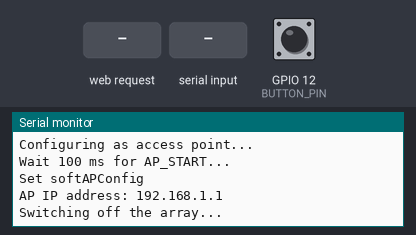
Bench run of a sketch on a simulated ESP32. Shown: the last lines printed to the serial monitor. Inputs (shaded band) come from the test bench; at power-on: GPIO 12 (BUTTON_PIN) HIGH. The modem accepts every AT command (registered, SIM ready, sends succeed) and sends nothing else.

Above: at 1.5 s.
1.6 s: GPIO 12 (BUTTON_PIN) pulled LOW for 0.15 s
At 2.3 s:
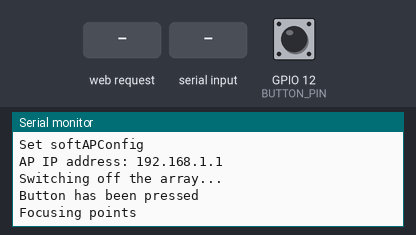
3.2 s: HTTP request GET /on received
At 3.6 s:
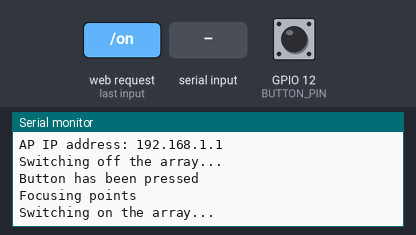
4.7 s: "focus=\n" received over Serial
At 5.9 s:
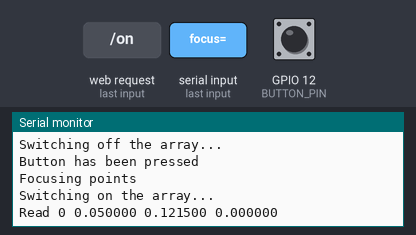
6.2 s: GPIO 12 (BUTTON_PIN) pulled LOW for 1 s
At 7.0 s:
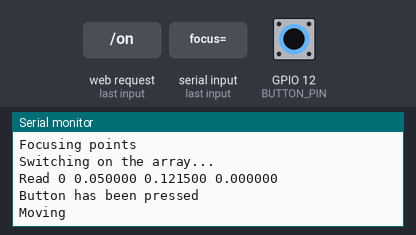
8.7 s: HTTP request GET /top received
At 9.1 s:
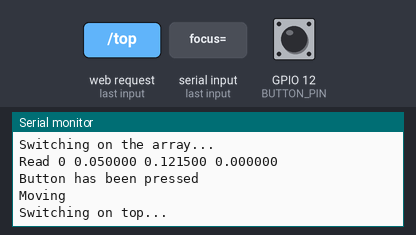
10.2 s: "itersIBP=\n" received over Serial
At 10.6 s:
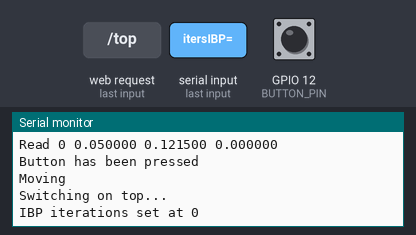

The sketch:

CommandSenderESP32.ino
```cpp
#include "WiFi.h"

#include "EmitterPos.h"
#include "FocusAlg.h"
#include "PointsMov.h"

#define ESPFOCAL_VERSION "0.0"

#define BUTTON_PIN 12


/* Array control functions */
int ibpIterations = 4;
byte buff[N_EMITTERS]; //phases to be emitted
float pointPos[MAX_POINTS * 3];

void switchOnArray(boolean onTop, boolean onBottom);
void switchBuffer();
void sendBuffer();
void sendPhases(String command);

void processCommand(String command);

int parseFloats(String s, int startIndex, float target[], int maxNumbers);

/* Network functions*/

const char* ssid = "FOCAL_ESP";
const char* password = "12345678";
WiFiServer server(80);

void configWifiAsAccessPoint(const char* ssidName) {
  Serial.println("Configuring as access point...");
  WiFi.mode(WIFI_AP);
  WiFi.softAP( ssidName, password );
  Serial.println("Wait 100 ms for AP_START...");
  delay(100);

  Serial.println("Set softAPConfig");
  IPAddress Ip(192, 168, 1, 1);
  IPAddress NMask(255, 255, 255, 0);
  WiFi.softAPConfig(Ip, Ip, NMask);
  IPAddress myIP = WiFi.softAPIP();
  Serial.print("AP IP address: ");
  Serial.println(myIP);
}


/* Setup*/
void setup() {
  Serial.begin(230400); // this serial is for receiving commands and sending debug info to the computer
  Serial2.begin(230400, SERIAL_8N1, 17, 16); //RX2 TX2 This serial communicates with the array
  pinMode(BUTTON_PIN, INPUT_PULLUP);
  Serial.println(ESPFOCAL_VERSION);
  Serial.println( ssid );

  configWifiAsAccessPoint( ssid ); //start as access point with regular ssid
  server.begin();
  delay(200);

  Serial2.write( 151 ); //switch on the FPGA clocks (in case that they were off with the 150 command send at random during start up)
  Serial.println("Switching off the array...");
  switchOnArray(false, false);

  ibp_initEmitters();
}


void focusArrayAtPoints() {
  //this is the IBP method. slow but stronger trapping points. hard to join at closer distances.
  ibp_initPropagators(2, pointPos);
  for (int i = 0; i < ibpIterations; ++i)
    ibp_iterate( 2 );
  ibp_applySolution(2, buff);


  //this is the other method. faster, works at closer distances but not as strong
  //multiFocusAt(2,  pointPos,  buff);

  sendBuffer();
}

int previousButton = HIGH;
int cyclesButtonHigh = 0;
enum ePointsStatus {statusOff, statusFocus, statusMoving};
ePointsStatus currentStatus = statusOff;
void loop() {

  /* button press */
  const int currentButtonState = digitalRead(BUTTON_PIN);
  if (previousButton == HIGH && currentButtonState == LOW && cyclesButtonHigh > 100) { //when the button is pressed. last part is for debouncing
    cyclesButtonHigh = 0;
    /* button has been pressed*/
    Serial.println("Button has been pressed");
    if (currentStatus == statusOff) {
      Serial.println("Focusing points");
      currentStatus = statusFocus;
      points_reset(2, pointPos, POINTS_MOV_SEP, ARRAY_HEIGHT/2 );
      focusArrayAtPoints();
    } else if (currentStatus == statusFocus) {
      Serial.println("Moving");
      currentStatus = statusMoving;
    } else if (currentStatus == statusMoving) {
      Serial.println("Off");
      currentStatus = statusOff;
      switchOnArray(false, false);
    }
  }
  if (currentButtonState == HIGH && cyclesButtonHigh < 0xFF) {
    cyclesButtonHigh += 1;
  } else if (currentButtonState == LOW) {
    cyclesButtonHigh = 0;
  }
  previousButton = currentButtonState;

  if (currentStatus == statusMoving) {
    points_bringCloser(2,   pointPos, POINTS_MOV_ATTRACTION*2);
    points_rotateAroundY(2,   pointPos, POINTS_MOV_ROT*2);
    focusArrayAtPoints();
    //delay(25);
  }

  /*Commands comming from Serial*/
  if ( Serial.available() ) {
    String command = Serial.readStringUntil('\n');
    processCommand( command);
  }
  /* Commands comming from HTTP */
  WiFiClient client = server.available();
  if (client) {
    String request = client.readStringUntil('\r');
    client.println("HTTP/1.1 200 OK\nContent-type:text/html\nConnection: close\n\n");

    const int sep1 = request.indexOf('/');
    if (sep1 != -1) {
      String command = request.substring(sep1 + 1);
      processCommand( command );
    }
    client.stop();
  }

}


void processCommand(String command) {
  if ( command.startsWith("focus=") ) {
    const int n = parseFloats( command, command.indexOf('=') + 1 , pointPos, 3 );

    Serial.printf("Read %d %f %f %f\n", n, pointPos[0], pointPos[1], pointPos[2] );
    if (n == 3) {
      simpleFocusAt(pointPos, buff );
      sendBuffer();
    }
  }else if ( command.startsWith("itersIBP=") ) {
    ibpIterations = command.substring( command.indexOf('=') + 1).toFloat();
    Serial.printf("IBP iterations set at %d\n", ibpIterations);
  }else if ( command.startsWith("focusIBP=") ) {
    const int n = parseFloats( command, command.indexOf('=') + 1 , pointPos, 3 * MAX_POINTS);
    if (n >= 3 && n % 3 == 0) {
      const int nPoints = n / 3;
      //const long timeBefore = millis();
      ibp_initPropagators(nPoints, pointPos);
      // with 8 iteration it takes 46ms, with 4 it takes 39.
      for (int i = 0; i < ibpIterations; ++i)
        ibp_iterate( nPoints );
      ibp_applySolution(nPoints, buff);
      //const int duration = millis() - timeBefore;
      //Serial.printf("Millis of IBP %d", duration);
      sendBuffer();
    }
  } else if ( command.startsWith("focusMulti=") ) {
    const int n = parseFloats( command, command.indexOf('=') + 1 , pointPos, 3 * MAX_POINTS);
    if (n >= 3 && n % 3 == 0) {
      const int nPoints = n / 3;
      //const long timeBefore = millis();
      //it takes less than 1ms
      multiFocusAt(nPoints,  pointPos,  buff);
      //const int duration = millis() - timeBefore;
      //Serial.printf("Millis of Multi %d", duration);
      sendBuffer();
    }
  } else if ( command.startsWith("phases=") ) {
    sendPhases( command );
  } else if ( command.startsWith("off") ) {
    Serial.println("Switching off the array...");
    switchOnArray(false, false);
  } else if ( command.startsWith("on") ) {
    Serial.println("Switching on the array...");
    switchOnArray(true, true);
  } else if ( command.startsWith("top") ) {
    Serial.println("Switching on top...");
    switchOnArray(true, false);
  } else if ( command.startsWith("bottom") ) {
    Serial.println("Switching on bottom...");
    switchOnArray(false, true);
  } else if ( command.startsWith("switch") ) {
    Serial.println("Switching emissions...");
    switchBuffer();
  } else if ( command.startsWith("version") ) {
    Serial.printf("Version is %s\n", ESPFOCAL_VERSION);
  }

}


void sendBuffer() {
  Serial2.write( 254 ); //start sending phases
  Serial2.write( 192 + 0 ); //for board id 0
  Serial2.write( buff, N_EMITTERS / 2);
  Serial2.write( 192 + 1 ); //for board id 1
  Serial2.write( & buff[N_EMITTERS / 2] , N_EMITTERS / 2);
  Serial2.write( 253 ); //commit
  Serial2.flush();
}

void switchOnArray(boolean onTop, boolean onBottom) {
  for (int j = 0; j < N_EMITTERS / 2; j += 1)
    buff[j] = onTop ? 1 : 32; //32 is the value for switching off the transducer

  for (int j = N_EMITTERS / 2; j < N_EMITTERS; j += 1)
    buff[j] = onBottom ? 1 : 32; //32 is the value for switching off the transducer

  sendBuffer();
}

void switchBuffer() {
  Serial2.write( 253 );
}

void sendPhases(String command) {
  int index = 0;
  int number = 0;
  const int n = command.length();
  for (int i = command.indexOf('=') + 1; i < n; ++i) {
    char c = command.charAt(i);
    if ( c >= '0' && c <= '9') {
      number = number * 10 + (c - '0');
    } else {
      buff[index] = number;
      number = 0;
      index += 1;
      if (index == N_EMITTERS)
        break;
    }
  }
  sendBuffer();
}


int parseFloats(String s, int startIndex, float target[], int maxNumbers) {
  int index = 0;
  const int n = s.length();
  float number = 0;
  boolean haveSeenDecPoint = false;
  boolean haveSeenMinus = false;
  float divider = 10;
  for (int i = startIndex; i < n; ++i) {
    char c = s.charAt(i);
    if ( c >= '0' && c <= '9') {
      if (! haveSeenDecPoint) {
        number = number * 10 + (c - '0');
      } else {
        number += divider * (c - '0');
        divider /= 10;
      }
    } else if ( c == '.') {
      haveSeenDecPoint = true;
      divider = 0.1;
    } else if (c == '-') {
      haveSeenMinus = true;
    } else {
      if (haveSeenMinus) {
        number = -number;
      }
      target[index] = number;
      number = 0;
      haveSeenDecPoint = false;
      haveSeenMinus = false;
      divider = 0.1;
      index += 1;
      if (index == maxNumbers)
        break;
    }
  }
  return index;
}
```

EmitterPos.h
```cpp
/*
 * EmitterPos.h
 *
 *  Created on: 24 may. 2021
 *      Author: asier.marzo
 */

#ifdef __cplusplus
extern "C" {
#endif

#ifndef EMITTERPOS_H_
#define EMITTERPOS_H_

#define N_EMITTERS 512
#define ARRAY_HEIGHT 0.243

extern float EMITTER_POS[N_EMITTERS*3];

#endif /* EMITTERPOS_H_ */

#ifdef __cplusplus
}
#endif
```

FocusAlg.c
```cpp
/*
 * FocusAlg.c
 *
 *  Created on: 24 may. 2021
 *      Author: asier.marzo
 *      Static stuff to calculate emission phases to focus at target points
 */

#include "FocusAlg.h"
#include "EmitterPos.h"
#include "Arduino.h"

#define PHASE_RES 32

#define SOUND_SPEED 346
#define FREQ 40000

float pointA[MAX_POINTS], pointB[MAX_POINTS]; //target field at each virtual point
float transA[N_EMITTERS], transB[N_EMITTERS]; //complex emission of each transducer
float tpA[N_EMITTERS][MAX_POINTS], tpB[N_EMITTERS][MAX_POINTS]; //propagator from transducer to point [T][P]

void ibp_iterate(const int nPoints){
	//project emitters into control points
	for (int j = 0; j < nPoints; ++j) {
		pointA[j] = pointB[j] = 0;
		for (int i = 0; i < N_EMITTERS; ++i) {
			pointA[j] += transA[i] * tpA[i][j] - transB[i] * tpB[i][j];
			pointB[j] += transA[i] * tpB[i][j] + transB[i] * tpA[i][j];
		}
	}

	//normalize control points
	for (int i = 0; i < nPoints; ++i) {
		const float dist = sqrtf(pointA[i]*pointA[i] + pointB[i]*pointB[i]);
		pointA[i] /= dist;
		pointB[i] /= dist;
	}

	//backproject control points into transducers (use the conjugate to backpropagate)
	for (int i = 0; i < N_EMITTERS; ++i) {
		transA[i] = transB[i] = 0;
		for (int j = 0; j < nPoints; ++j) {
			transA[i] += pointA[j] * tpA[i][j] - pointB[j] * -tpB[i][j];
			transB[i] += pointA[j] * -tpB[i][j] + pointB[j] * tpA[i][j];
		}
	}

	//normalize transducer amplitude
	for (int i = 0; i < N_EMITTERS; ++i) {
		const float dist = sqrtf(transA[i]*transA[i] + transB[i]*transB[i]);
		transA[i] /= dist;
		transB[i] /= dist;
	}
}

float vectorDist(const float vecA[], const float vecB[]){
	const float diffX = vecA[0] - vecB[0];
	const float diffY = vecA[1] - vecB[1];
	const float diffZ = vecA[2] - vecB[2];
	return sqrtf( diffX*diffX + diffY*diffY + diffZ*diffZ);
}

void calcFieldForEmitter(const float emitterPos[], const float pointPos[], const float phase, float* fieldA, float* fieldB) {

	const static float mSpeed = SOUND_SPEED;
	const float omega = 2 * PI * FREQ;
	const float k = omega / mSpeed;// wavenumber

	const float dist = vectorDist(emitterPos, pointPos);

	//const static float ap = 0.009;
	const float directivity = 1; //TODO add proper directivity model

	const float ampDirAtt = directivity / dist;
	const float kdPlusPhase = k * dist + phase;
	*fieldA = ampDirAtt * cos(kdPlusPhase);
	*fieldB = ampDirAtt * sin(kdPlusPhase);
}

void ibp_initPropagators(const int nPoints,  float const pointPos[]){
	//initialise target points
	for (int i = 0; i < nPoints; ++i) {
		pointA[i] = 1; //we just want amplitude 1, any phase does the job to initiate them
		pointB[i] = 0;

		//calculate the propagators from the transducers j into point i
		for (int j = 0; j < N_EMITTERS; ++j) {
			calcFieldForEmitter(& EMITTER_POS[j*3], & pointPos[i*3], 0, &tpA[j][i], &tpB[j][i] );
		}

	}
}

void ibp_initEmitters(){
	for (int j = 0; j < N_EMITTERS; ++j) {
		transA[j] = 1;
		transB[j] = 0;
	}
}

void ibp_applySolution(const int nPoints, byte phases[]) {
	for (int i = 0; i<N_EMITTERS; ++i) {
		float angle = atan2(transB[i], transA[i]);
		if (angle < 0)
			angle += 2*PI;
		byte phase = (char)(angle / (2*PI) * PHASE_RES);

		phases[i] = phase;
	}
}


void simpleFocusAt( float const pointPos[3], byte phases[] ){
	const float wavelength = SOUND_SPEED / (double) FREQ;
	for (int i = 0; i<N_EMITTERS; ++i) {
		const float dist = vectorDist(& EMITTER_POS[i*3] , pointPos);
		const float lambdas = dist / wavelength;
		const float targetPhase = 1.0 - (lambdas- (int)lambdas);

		phases[i] = (byte)(targetPhase * 32);
	}
}

void multiFocusAt(const int nPoints,  float const pointPos[],  byte phases[] ){
	const float wavelength = SOUND_SPEED / (double) FREQ;
	for (int i = 0; i<N_EMITTERS; ++i) {
		const int targetPoint = i % nPoints;

		const float dist = vectorDist(& EMITTER_POS[i*3] ,& pointPos[targetPoint*3]);
		const float lambdas = dist / wavelength;
		const float targetPhase = 1.0 - (lambdas- (int)lambdas);

		phases[i] = (byte)(targetPhase * 32);
	}
}
```

FocusAlg.h
```cpp
/*
 * FocusAlg.h
 *
 *  Created on: 24 may. 2021
 *      Author: asier.marzo
 */

#ifdef __cplusplus
extern "C" {
#endif

#ifndef FOCUSALG_H_
#define FOCUSALG_H_

#include "Arduino.h"

#define MAX_POINTS 4

void ibp_initEmitters();
void ibp_initPropagators(const int nPoints,  float const pointPos[]);
void ibp_iterate(const int nPoints);
void ibp_applySolution(const int nPoints, byte phases[]);

void simpleFocusAt( float const pointPos[3],  byte phases[] );

void multiFocusAt(const int nPoints,  float const pointPos[],  byte phases[] );

#endif /* FOCUSALG_H_ */

#ifdef __cplusplus
}
#endif
```

PointsMov.c
```cpp
/*
 * PointsMov.c
 *
 *  Created on: 21 jun. 2021
 *      Author: asier.marzo
 */


void points_reset(const int nPoints,  float points[], const float separation, const float height){
	points[0*3 + 0] = separation/2; points[1*3 + 0] = -separation/2;
	points[0*3 + 1] = points[1*3 + 1] = height;
	points[0*3 + 2] = points[1*3 + 2] = 0;
}


void clearVector(float v[3]){
	v[0] = v[1] = v[2] = 0;
}
void addVector(float a[3], float const b[3]){
	a[0] += b[0];
	a[1] += b[1];
	a[2] += b[2];
}
void divVector(float a[3], const float d){
	a[0] /= d;
	a[1] /= d;
	a[2] /= d;
}
void subVec(float const a[3], float const b[3], float target[3]){
	target[0] = a[0] - b[0];
	target[1] = a[1] - b[1];
	target[2] = a[2] - b[2];
}
void resizeVec(float a[3], const float len){
	const float currentLength = sqrt(a[0]*a[0] + a[1]*a[1] + a[2]*a[2]);
	if (currentLength > 0.0000001)
		divVector(a, currentLength/len);
}
void calcCenter(float center[3], const int nPoints, float const points[] ){
	clearVector( center );
	for(int i = 0; i < nPoints; i+=1){
		addVector(center, & points[i*3] );
	}
	divVector( center, nPoints );
}


void points_bringCloser(const int nPoints,  float points[],const float dist){
	float center[3];
	calcCenter( center, nPoints, points );
	float diff[3];
	for(int i = 0; i < nPoints; i+=1){
		float* cPoint = &points[i*3];
		subVec(center, cPoint, diff);
		resizeVec(diff, dist);
		addVector(cPoint, diff);
	}
}

void points_rotateAroundY(const int nPoints,  float points[],const float rad){
	float center[3];
	calcCenter( center, nPoints, points );
	const float cosA = cos(rad);
	const float sinA = sin(rad);

	for(int i = 0; i < nPoints; i+=1){
		float* cPoint = &points[i*3];
		cPoint[0] -= center[0];
		cPoint[2] -= center[2];
		const float newX = cosA * cPoint[0] - sinA * cPoint[2];
		const float newZ = sinA * cPoint[0] + cosA * cPoint[2];
		cPoint[0] = newX + center[0];
		cPoint[2] = newZ + center[2];
	}
}
```

PointsMov.h
```cpp
/*
 * PointsMov.h
 *
 *  Created on: 21 jun. 2021
 *      Author: asier.marzo
 */

#ifdef __cplusplus
extern "C" {
#endif

#ifndef POINTSMOV_H_
#define POINTSMOV_H_

#define POINTS_MOV_SEP 0.10 //starting separation of the points
#define POINTS_MOV_ROT 0.004 //radians per step
#define POINTS_MOV_ATTRACTION 0.00003 //m per step


void points_reset(const int nPoints,  float points[], const float separation, const float height );
void points_bringCloser(const int nPoints,  float points[], const float dist);
void points_rotateAroundY(const int nPoints,  float points[], const float rad);


#endif /* POINTSMOV_H_ */

#ifdef __cplusplus
}
#endif
```

Source omitted: EmitterPos.c (17909 bytes)

Measured:
- after the input at 1.6 s, the serial monitor: prints a new line at once (image 1)
- after the input at 3.2 s, the serial monitor: prints a new line at once (image 2)
- after the input at 4.7 s, the serial monitor: prints a new line at once (image 3)
- after the input at 6.2 s, the serial monitor: prints a new line at once (image 4)
- after the input at 8.7 s, the serial monitor: prints a new line at once (image 5)
- after the input at 10.2 s, the serial monitor: prints a new line at once (image 6)
